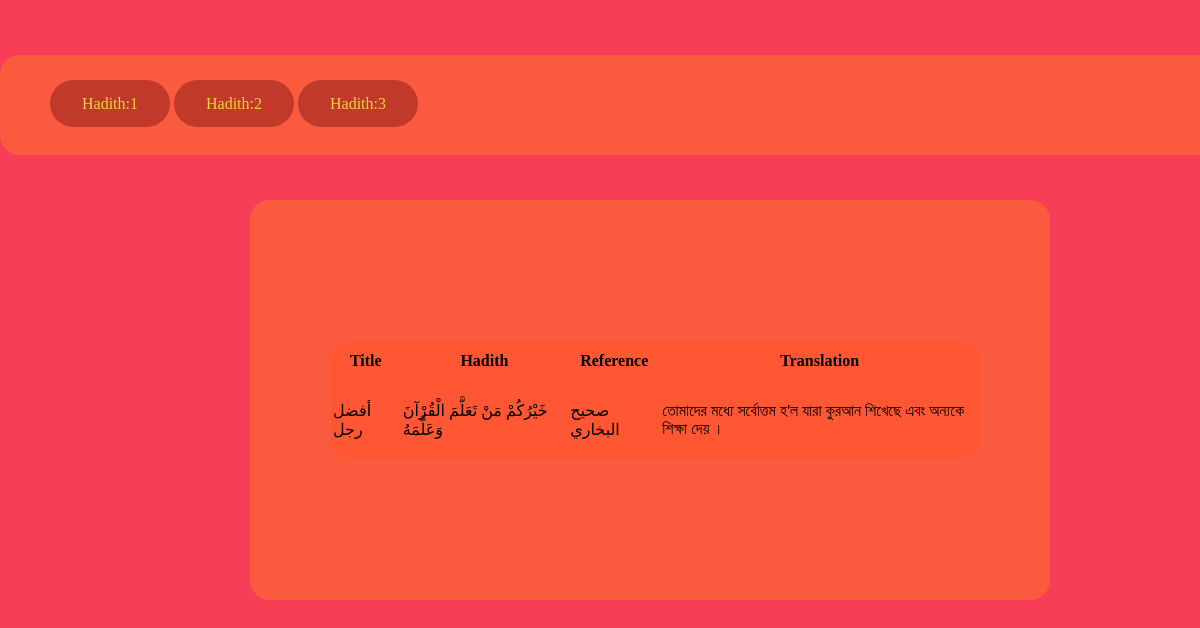
The app's page /hadith_2.php with its own data.
### tables this page shows
CREATE TABLE `hadith_2` (
  `id` int(2) NOT NULL,
  `Title` varchar(50) NOT NULL,
  `Hadith` varchar(50) NOT NULL,
  `Reference` varchar(100) NOT NULL,
  `Translation` varchar(200) NOT NULL
);

### db_con.php (called while the page is built, shortened)
<?php
$host_name='localhost';
$user_name='root';
$password='';
$db_name='db_hadith';
   $connection=mysqli_connect($host_name,$user_name,$password);
   if ($connection) {
   		$db_select=mysqli_select_db($connection,$db_name);
   }else{
   		die('database connection fail'.mysqli_error($connection));
   }
?>

### hadith_2.php (the view, shortened to what this page needs)
<?php
    function view_prayer_time(){
 		require'db_con.php';
 		$sql= 'SELECT * FROM hadith_2';
 		if (mysqli_query($connection,$sql)) {
 			$resource_id=mysqli_query($connection,$sql);
 			return $resource_id;
 		}else{
 			die('Query problem'.mysqli_error($connection));
 		}
 }
 $result=view_prayer_time();
 ?>
<div class="atb_mng1">
<a href="hadith_1.php" class="attribute1"> Hadith:1</a>
<a href="hadith_2.php" class="attribute2"> Hadith:2</a>
<a href="hadith_3.php" class="attribute2"> Hadith:3</a>
</div>
<div class="frame">
<div class="box_one">
<div class="box_two">
			<form action="" method="post">
		<table  width="650" height="120" align="center" >
			<tr>
				<th>Title</th>
				<th>Hadith</th>
				<th>Reference</th>
				<th>Translation</th>
			</tr>
			<?php while ($view=mysqli_fetch_assoc($result)){?>
				<tr>
							<td><?php echo $view['Title'];   ?></td>
							<td><?php echo $view['Hadith'];   ?></td>
							<td><?php echo $view['Reference']; ?></td>
							<td><?php echo $view['Translation']; ?></td>
				<?php }?>
			</tr>
		</table>
	</form>
		</div>
		</div>
		</div>
  <!DOCTYPE html>
	<html>
		<head>
		<link rel="stylesheet" type="text/css" href="hadith.css">
		</head>
		<body>
		</body>
		</html>

### hadith.css (style rules this page uses)
body { background-color: #F83D57 ; width: 700px; height: 700px; animation: bdy; animation-duration: 20s; }
.atb_mng1 { width: 1300px; height: 100px; background-color: #FA5B3F ; border-radius: 20px; position: absolute; //position: relative; left: 0px; top: 55px; }
.attribute1 { position: relative; left: 50px; top: 40px; width: 100px; height: 100px; background-color: #C0392B; border-radius: 50px; color: #F4D03F; padding: 15px 32px; text-align: center; //display: inline-block; font-size: 16px; cursor: pointer; text-decoration: none; }
.attribute2 { position: relative; left: 50px; top: 40px; width: 100px; height: 100px; background-color: #C0392B; border-radius: 50px; color: #F4D03F; padding: 15px 32px; text-align: center; //display: inline-block; font-size: 16px; cursor: pointer; text-decoration: none; }
.box_one { width: 800px; height: 400px; background-color: #FA5B3F ; border-radius: 20px; position: absolute; //position: relative; left: 250px; top: 200px; animation: cycle; animation-duration: 20s; }
.box_two { float:left; width: 650px; height: 120px; background-color:#FF5733 ; border-radius: 20px; //position: absolute; position: relative; left: 80px; top: 140px; text-align:center; }

### records on screen
hadith_2: Title "أفضل رجل", Hadith "خَيْرُكُمْ مَنْ تَعَلَّمَ الْقُرْآنَ وَعَلَّمَهُ", Reference "صحيح البخاري", Translation "তোমাদের মধ্যে সর্বোত্তম হ'ল যারা কুরআন শিখেছে এবং অন্যকে শিক্ষা দেয় ।"
